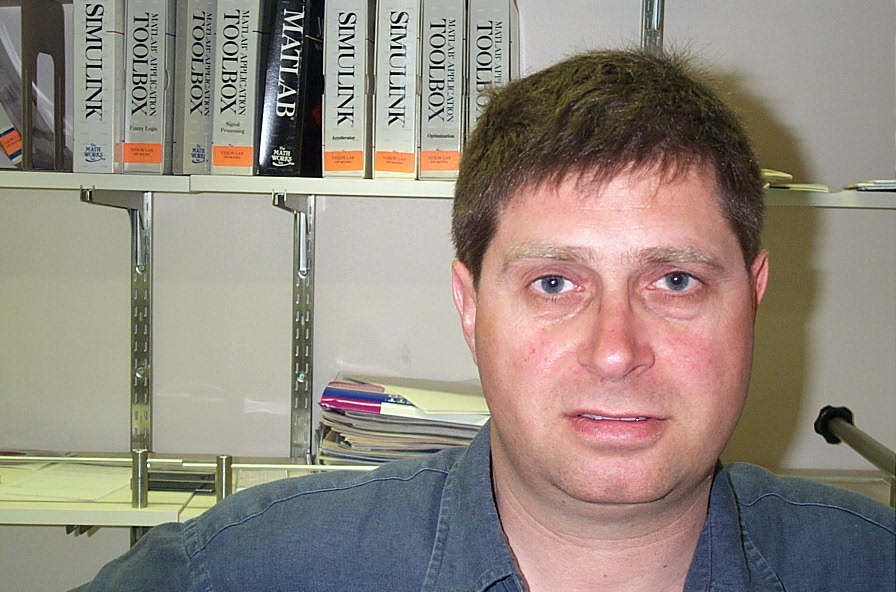
#> input picture images/17/image_0001.jpg, 896 x 592 px
$ python generalContours_demo1.py --input ../../../../../../../../images/17/image_0001.jpg   (older library calls are emulated)
#> lines starting #> are read from the running program, lines starting #| are printed output that depends on the picture; after the words box and inside, x2 and y2 are one past the last pixel; in counts of white or black regions, pixels touching at a corner belong together
from __future__ import print_function
import cv2 as cv
import numpy as np
import argparse
import random as rng

rng.seed(12345)

def thresh_callback(val):
    threshold = val

    ## [Canny]
    # Detect edges using Canny
    canny_output = cv.Canny(src_gray, threshold, threshold * 2)
    ## [Canny]

    ## [findContours]
    # Find contours
    _, contours, _ = cv.findContours(canny_output, cv.RETR_TREE, cv.CHAIN_APPROX_SIMPLE)
    ## [findContours]

    ## [allthework]
    # Approximate contours to polygons + get bounding rects and circles
    contours_poly = [None]*len(contours)
    boundRect = [None]*len(contours)
    centers = [None]*len(contours)
    radius = [None]*len(contours)
    for i, c in enumerate(contours):
        contours_poly[i] = cv.approxPolyDP(c, 3, True)
        boundRect[i] = cv.boundingRect(contours_poly[i])
        centers[i], radius[i] = cv.minEnclosingCircle(contours_poly[i])
    ## [allthework]

    ## [zeroMat]
    drawing = np.zeros((canny_output.shape[0], canny_output.shape[1], 3), dtype=np.uint8)
    ## [zeroMat]

    ## [forContour]
    # Draw polygonal contour + bonding rects + circles
    for i in range(len(contours)):
        color = (rng.randint(0,256), rng.randint(0,256), rng.randint(0,256))
        cv.drawContours(drawing, contours_poly, i, color)
        cv.rectangle(drawing, (int(boundRect[i][0]), int(boundRect[i][1])), \
          (int(boundRect[i][0]+boundRect[i][2]), int(boundRect[i][1]+boundRect[i][3])), color, 2)
        cv.circle(drawing, (int(centers[i][0]), int(centers[i][1])), int(radius[i]), color, 2)
    ## [forContour]

    ## [showDrawings]
    # Show in a window
    cv.imshow('Contours', drawing)
    ## [showDrawings]

## [setup]
# Load source image
parser = argparse.ArgumentParser(description='Code for Creating Bounding boxes and circles for contours tutorial.')
parser.add_argument('--input', help='Path to input image.', default='../data/stuff.jpg')
args = parser.parse_args()

src = cv.imread(args.input)
#> src is the input picture: shape (592, 896, 3); mean B, G, R 127.6, 137.2, 147.2
if src is None:
    print('Could not open or find the image:', args.input)
    exit(0)

# Convert image to gray and blur it
src_gray = cv.cvtColor(src, cv.COLOR_BGR2GRAY)
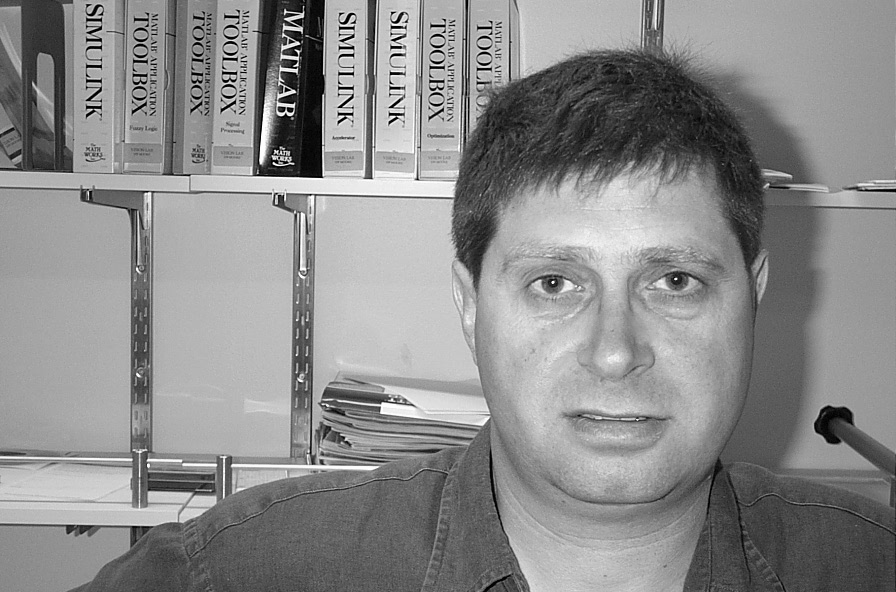
#> src_gray: shape (592, 896); min 0, max 255, mean 139.1
src_gray = cv.blur(src_gray, (3,3))
## [setup]

## [createWindow]
# Create Window
source_window = 'Source'
cv.namedWindow(source_window)
cv.imshow(source_window, src)
## [createWindow]
## [trackbar]
max_thresh = 255
thresh = 100 # initial threshold
cv.createTrackbar('Canny thresh:', source_window, thresh, max_thresh, thresh_callback)
thresh_callback(thresh)
#> in thresh_callback, `canny_output = cv.Canny(src_gray, threshold, threshold * 2)`:
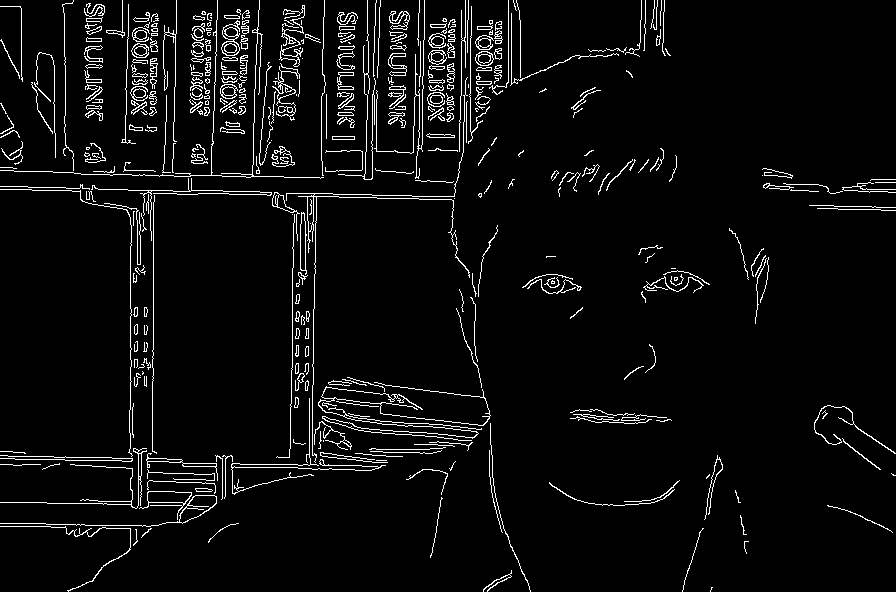
#> canny_output: shape (592, 896); 4.7% white in thin lines or dots
#> in thresh_callback, `_, contours, _ = cv.findContours(canny_output, cv.RETR_TREE, cv.CHAIN_..`: contours = 617 contours, 387 with area under 20; largest, box (x1, y1, x2, y2) and area: (0, 495, 217, 527) 586, (179, 495, 217, 524) 556, (139, 491, 192, 520) 456, (147, 491, 192, 504) 439, (221, 20, 240, 56) 376
#> in thresh_callback, `contours_poly = [None]*len(contours)`: contours_poly = 617 items
#> the loop in thresh_callback, `for i, c in enumerate(contours):` made 617 passes
#> c on passes 22, 29, 50: [[709, 474], [706, 477], [706, 478], [709, 475]], [[376, 460], [386, 460]], [[323, 440], [323, 441]]
#> after the loop in thresh_callback, `for i, c in enumerate(contours):`: boundRect = 617 items, first 6: (710, 587, 3, 5), (483, 570, 29, 22), (744, 541, 5, 13), (133, 529, 5, 17), (682, 528, 22, 64), (141, 528, 11, 10); centers = 617 pairs, first value 3 to 893, second value 5 to 589; contours_poly = 617 contours, 475 with area under 20; largest, box (x1, y1, x2, y2) and area: (286, 77, 470, 463) 726, (179, 495, 217, 522) 464, (139, 491, 192, 520) 450, (231, 398, 386, 494) 407, (376, 0, 425, 179) 406; radius = 617 values, max 207 at index 352, min 0.0001 at index 35, mean 12.1
#> the loop in thresh_callback, `for i in range(len(contours)):` made 617 passes
#> color on passes 1 to 3: (213, 5, 152), (188, 99, 138), (223, 82, 191)
#> after the loop in thresh_callback, `for i in range(len(contours)):`:
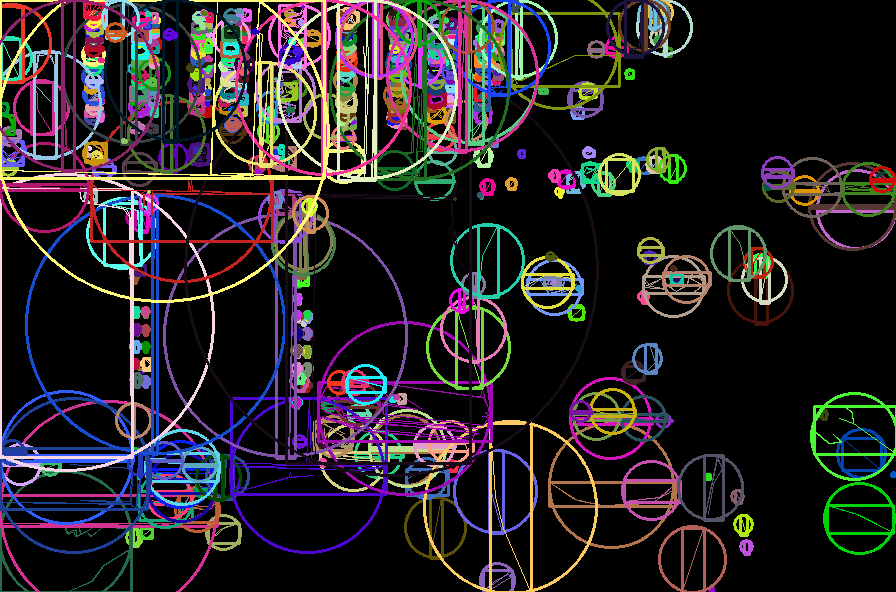
#> drawing: shape (592, 896, 3); mean of channels 0, 1, 2 37.1, 34, 38.8; drawn as B, G, R
## [trackbar]

cv.waitKey()

$ run again, on images/17/image_0006.jpg
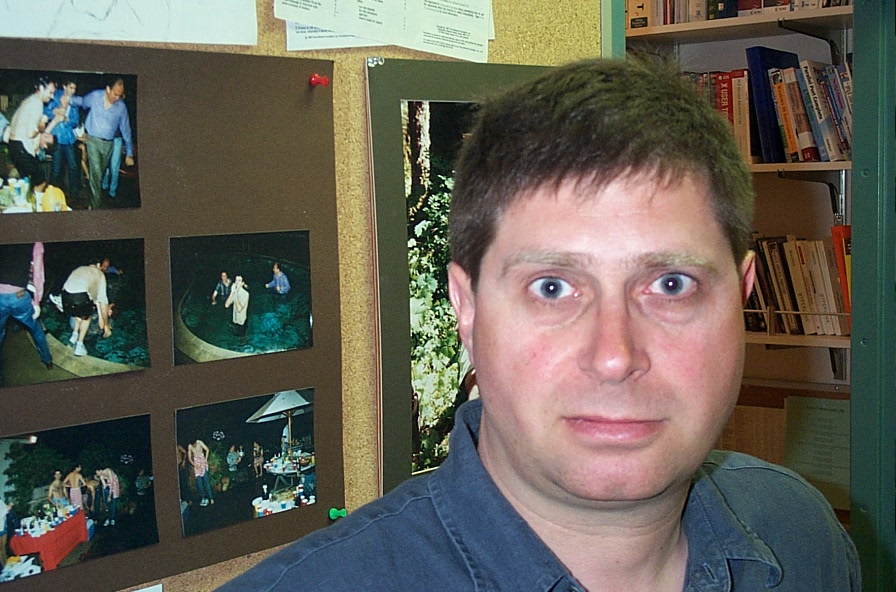
#> input picture images/17/image_0006.jpg, 896 x 592 px
#> src is the input picture: shape (592, 896, 3); mean B, G, R 85.3, 95.5, 98.7
#> in thresh_callback, `canny_output = cv.Canny(src_gray, threshold, threshold * 2)`:
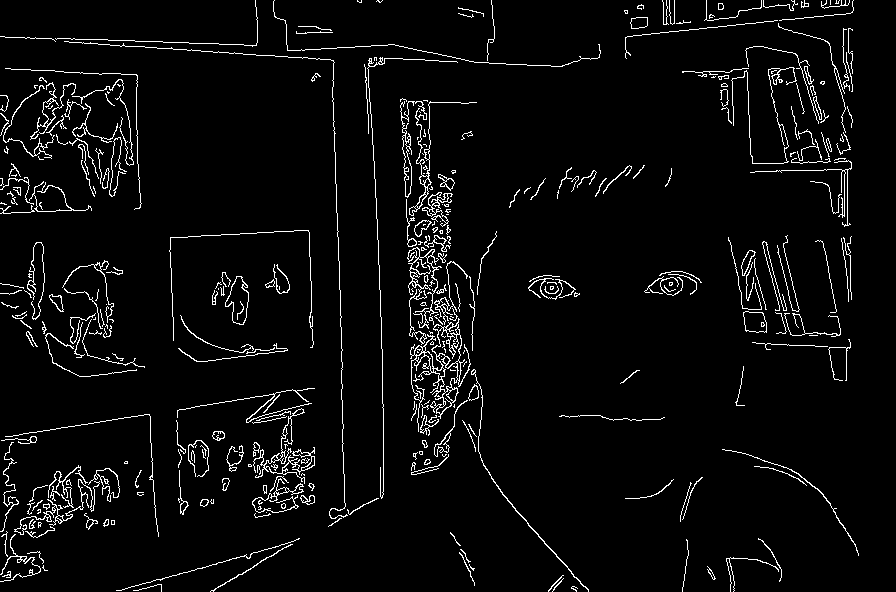
#> canny_output: shape (592, 896); 4.3% white in thin lines or dots
#> contours = 519 contours, 387 with area under 20; largest, box (x1, y1, x2, y2) and area: (410, 318, 471, 432) 1948, (225, 276, 249, 325) 682, (225, 276, 249, 325) 642, (432, 327, 462, 369) 474, (743, 311, 767, 333) 401
#> in thresh_callback, `contours_poly = [None]*len(contours)`: contours_poly = 519 items
#> the loop in thresh_callback, `for i, c in enumerate(contours):` made 519 passes
#> c on passes 28, 37: [[111, 520], [111, 524], [114, 524], [114, 520]], [[266, 512]]
#> after the loop in thresh_callback, `for i, c in enumerate(contours):`: boundRect = 519 items, first 6: (571, 587, 6, 5), (133, 584, 29, 8), (552, 578, 12, 14), (548, 575, 16, 17), (2, 571, 9, 7), (707, 566, 8, 14); centers = 519 pairs, first value 0.5 to 850.9, second value 0.5 to 589; contours_poly = 519 contours, 380 with area under 20; largest, box (x1, y1, x2, y2) and area: (410, 318, 471, 432) 2022, (225, 276, 249, 325) 640, (225, 276, 249, 325) 572, (408, 247, 442, 345) 523, (253, 409, 315, 484) 462; radius = 519 values, max 276 at index 484, min 0.0001 at index 18, mean 12.22
#> the loop in thresh_callback, `for i in range(len(contours)):` made 519 passes
#> color on passes 1 to 3: (213, 5, 152), (188, 99, 138), (223, 82, 191)
#> after the loop in thresh_callback, `for i in range(len(contours)):`:
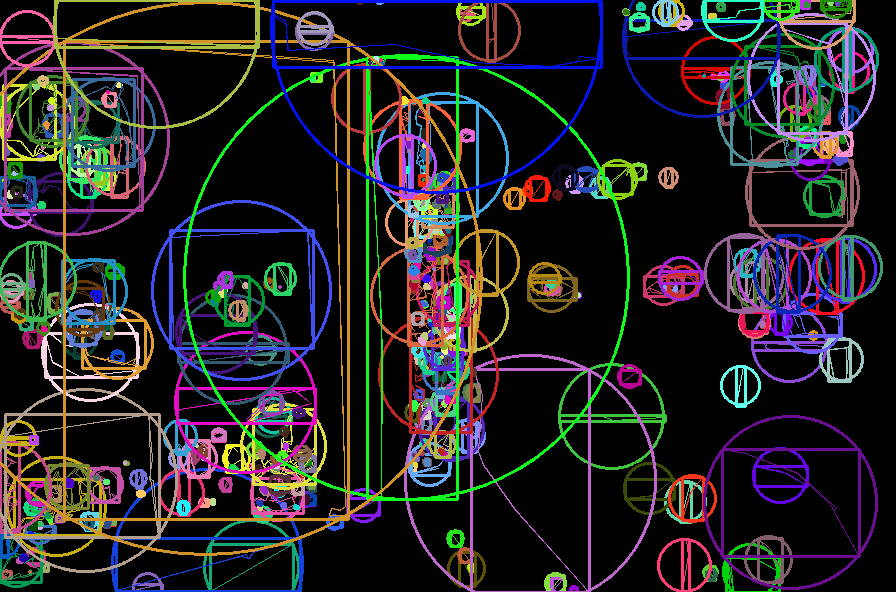
#> drawing: shape (592, 896, 3); mean of channels 0, 1, 2 35.3, 34.3, 35.8; drawn as B, G, R

$ run again, on images/17/image_0007.jpg
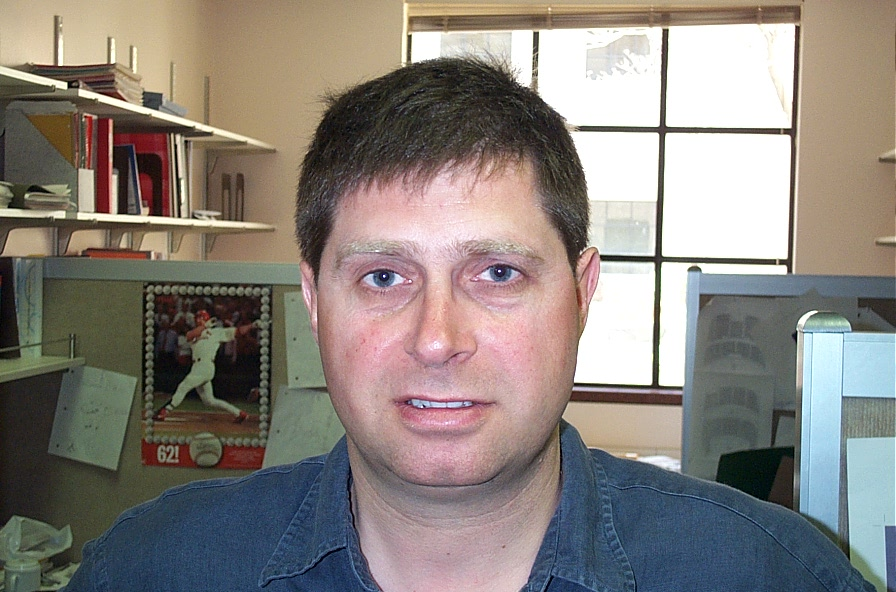
#> input picture images/17/image_0007.jpg, 896 x 592 px
#> src is the input picture: shape (592, 896, 3); mean B, G, R 125.1, 130.6, 137.4
#> in thresh_callback, `canny_output = cv.Canny(src_gray, threshold, threshold * 2)`:
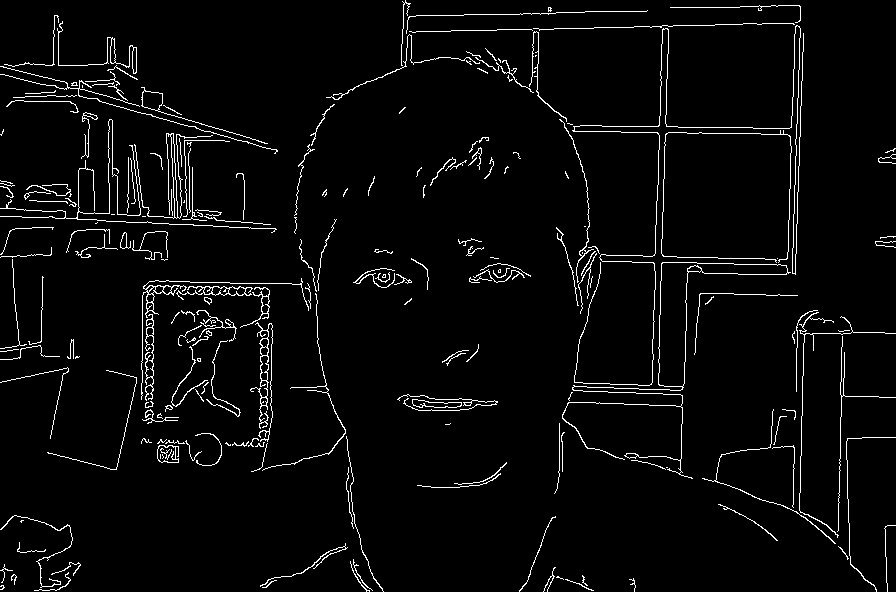
#> canny_output: shape (592, 896); 3.6% white in thin lines or dots
#> contours = 256 contours, 190 with area under 20; largest, box (x1, y1, x2, y2) and area: (562, 262, 791, 479) 4280, (658, 262, 788, 387) 4117, (250, 322, 273, 442) 409, (176, 286, 253, 300) 330, (141, 87, 268, 144) 328
#> in thresh_callback, `contours_poly = [None]*len(contours)`: contours_poly = 256 items
#> the loop in thresh_callback, `for i, c in enumerate(contours):` made 256 passes
#> c on passes 23, 31, 47: [[666, 467], [667, 467]], [[160, 454], [160, 458]], [[450, 423], [449, 424], [445, 424], [449, 424]]
#> after the loop in thresh_callback, `for i, c in enumerate(contours):`: boundRect = 256 items, first 6: (0, 585, 4, 5), (262, 580, 15, 8), (565, 579, 29, 12), (629, 578, 7, 14), (556, 577, 8, 3), (582, 575, 6, 11); centers = 256 pairs, first value 1.5 to 891, second value 8 to 587; contours_poly = 256 contours, 179 with area under 20; largest, box (x1, y1, x2, y2) and area: (562, 262, 791, 479) 4296, (658, 262, 786, 384) 3876, (573, 25, 804, 386) 657, (250, 322, 273, 442) 500, (134, 133, 213, 219) 474; radius = 256 values, max 210.6 at index 245, min 0.0001 at index 22, mean 20.86
#> the loop in thresh_callback, `for i in range(len(contours)):` made 256 passes
#> color on passes 1 to 3: (213, 5, 152), (188, 99, 138), (223, 82, 191)
#> after the loop in thresh_callback, `for i in range(len(contours)):`:
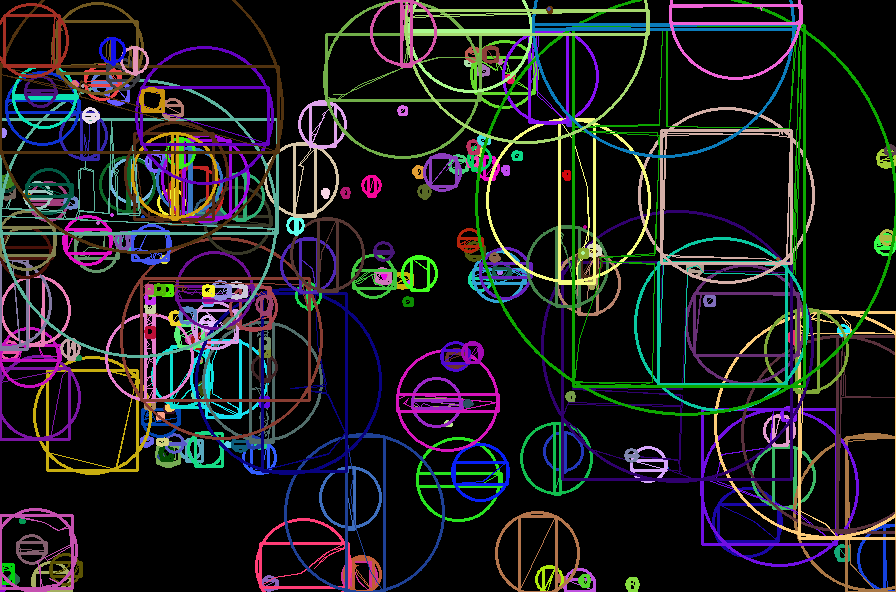
#> drawing: shape (592, 896, 3); mean of channels 0, 1, 2 31.4, 29.4, 29.5; drawn as B, G, R
